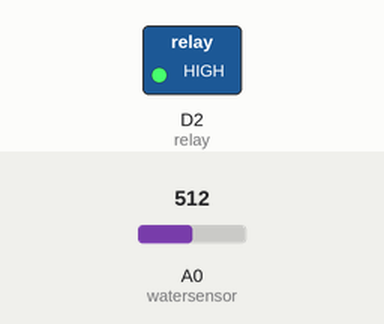
The sketch below on a simulated ESP8266 (NodeMCU). Parts: switched loads named in the sketch (green lamp = pin HIGH). The inputs (shaded band) are chosen by the test bench; at power-on: A0 (watersensor) = 512. WiFi joins after 1.5 s; servers stay silent unless stated.

Above: at 3.0 s.
3.1 s: A0 (watersensor) set to 490
At 4.9 s:
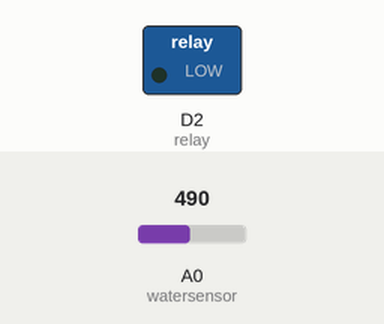
5.3 s: A0 (watersensor) set to 510
At 6.5 s:
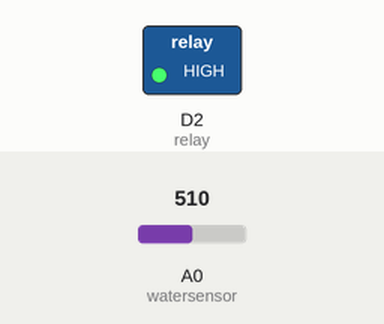
7.3 s: A0 (watersensor) set to 306
At 9.2 s:
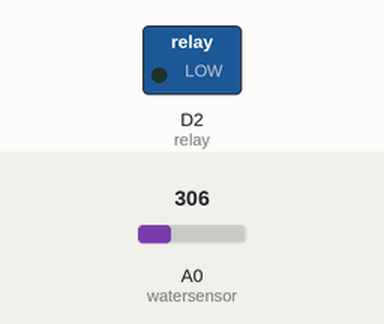
Timing chart, 0 to 10.7 s (numbered marks = the images above; inputs shaded):
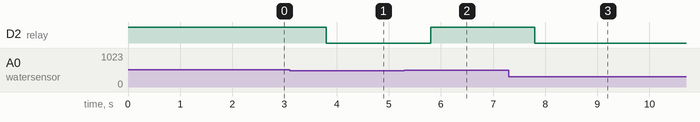

The sketch:

project_ampaian_automatic.ino
```cpp
#define BLYNK_TEMPLATE_ID           "TMPLxxxxxx"
#define BLYNK_DEVICE_NAME           "Device"
#define BLYNK_AUTH_TOKEN            "YourAuthToken"


// Comment this out to disable prints and save space
#define BLYNK_PRINT Serial


#include <ESP8266WiFi.h>
#include <BlynkSimpleEsp8266.h>

char auth[] = BLYNK_AUTH_TOKEN;

// Your WiFi credentials.
// Set password to "" for open networks.
char ssid[] = "YourNetworkName";
char pass[] = "YourPassword";

int watersensor = A0;
int valuewatersensor = 0;

int relay = D2;
bool statewatersensor = false;

BlynkTimer timer;

BLYNK_WRITE(V1)
{
  int pinValue = param.asInt();

  if (pinValue == 1){ // true HIGH 1
    digitalWrite(relay, LOW); // relay aktif
    }
  else{
    digitalWrite(relay, HIGH); // relay x aktif
    }

}

void myTimerEvent()
{
  valuewatersensor = analogRead(watersensor);

  if(valuewatersensor <= 500 && statewatersensor == false){
    digitalWrite(relay, LOW);
    statewatersensor = true;
    Blynk.logEvent("notification", "hujan.....");
  }

  else if(valuewatersensor >= 500 && statewatersensor == true){
    digitalWrite(relay, HIGH);
    statewatersensor = false;
    }
}

void setup()
{
  // Debug console
  Serial.begin(115200);

  pinMode(watersensor, INPUT);
  pinMode(relay, OUTPUT);

  digitalWrite(relay, HIGH);

  Blynk.begin(auth, ssid, pass);
  // You can also specify server:
  //Blynk.begin(auth, ssid, pass, "blynk.cloud", 80);
  //Blynk.begin(auth, ssid, pass, IPAddress(192,168,1,100), 8080);

  // Setup a function to be called every second
  timer.setInterval(1000L, myTimerEvent);
}

void loop()
{
  Blynk.run();
  timer.run(); // Initiates BlynkTimer
}
```

Measured:
- after the input at 3.1 s, D2 (relay): HIGH → LOW after 0.70 s
- after the input at 5.3 s, D2 (relay): LOW → HIGH after 0.50 s
- after the input at 7.3 s, D2 (relay): HIGH → LOW after 0.50 s
